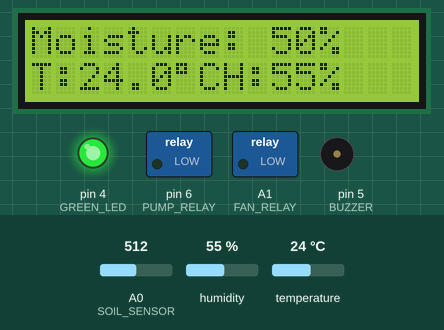
A sketch run on a simulated Arduino Uno, built with avr-gcc and run on an emulated ATmega328P. Parts: 16×2 character LCD, switched loads named in the sketch (green lamp = pin HIGH), output pins drawn as LEDs (lit = HIGH), buzzer (waves = sounding, pin HIGH). The test bench sets the inputs (shaded band); at power-on: temperature 24 °C, A0 (SOIL_SENSOR) = 512, humidity 55 %. What the sketch prints to the serial monitor is not drawn.

Above: at 4.2 s.
4.3 s: temperature set to 39 °C
At 5.8 s:
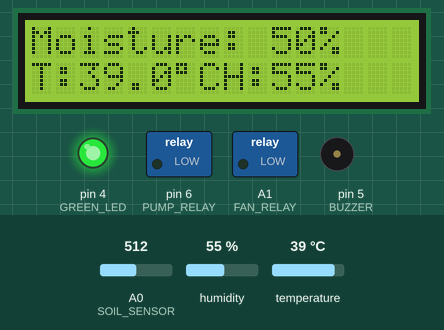
6.1 s: temperature set to 42 °C
At 6.8 s:
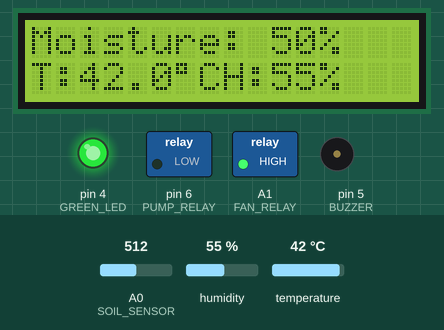
8.5 s: A0 (SOIL_SENSOR) set to 528
At 8.9 s:
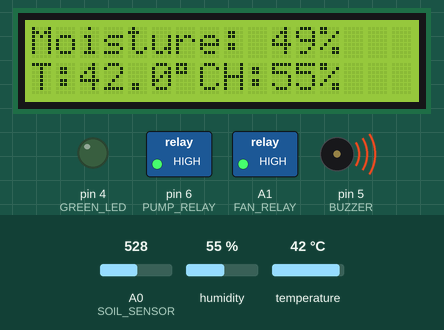
11.6 s: temperature set to 12 °C
At 12.2 s:
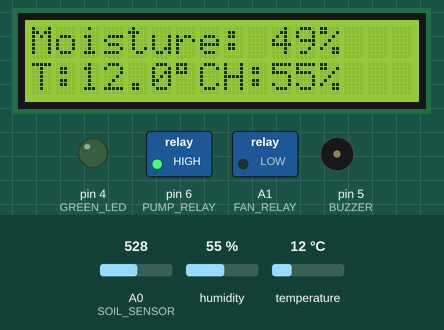
14.4 s: A0 (SOIL_SENSOR) set to 916
At 16.33 s:
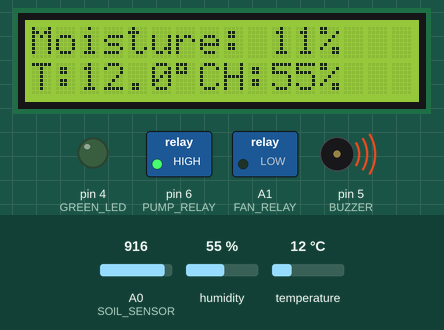
17.5 s: A0 (SOIL_SENSOR) set to 941
At 18.0 s:
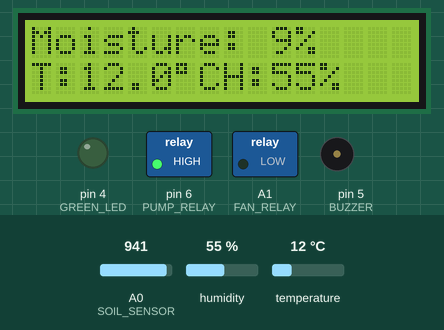
Timing chart, 0 to 20.0 s (numbered marks = the images above; inputs shaded):
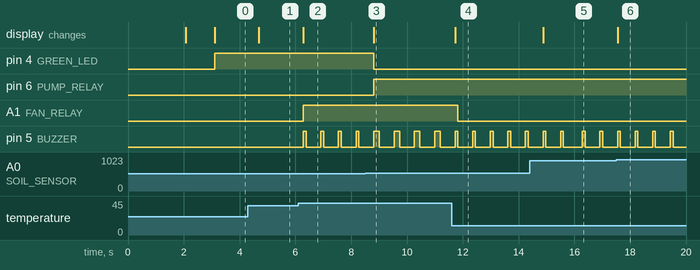

The sketch:

irrigation_system.ino
```cpp
/*
 * Smart Irrigation System - Arduino Code
 *
 * Hardware Connections:
 * - DHT11: Pin 2
 * - Soil Moisture: A0
 * - LCD: Pins 12,11,10,9,8,7
 * - Pump Relay: Pin 6
 * - Fan Relay: A1
 * - Buzzer: Pin 5
 * - Green LED: Pin 4
 *
 * Serial Communication: 115200 baud
 * Format: <A[temp]> <B[humidity]> <C[moisture]> <X> (upload trigger)
 */

#include <SoftwareSerial.h>
#include <LiquidCrystal.h>
#include <dht.h>

// Initialize LCD (RS, EN, D4, D5, D6, D7)
LiquidCrystal lcd(12, 11, 10, 9, 8, 7);

// DHT11 Setup
#define DHT11_PIN 2
#define DHTTYPE DHT11
dht DHT;

// Pin Definitions
const int GREEN_LED = 4;
const int BUZZER = 5;
const int PUMP_RELAY = 6;
const int FAN_RELAY = A1;
const int SOIL_SENSOR = A0;

// Settings
int moistureThreshold = 50;  // Soil moisture threshold (%)
const unsigned long UPLOAD_INTERVAL = 15000;  // Upload every 15 seconds
unsigned long previousTime = 0;

// Sensor Variables
int soilMoisture = 0;
float temperature = 0;
float humidity = 0;

void setup() {
  // Serial Communication
  Serial.begin(115200);

  // Pin Modes
  pinMode(SOIL_SENSOR, INPUT);
  pinMode(PUMP_RELAY, OUTPUT);
  pinMode(FAN_RELAY, OUTPUT);
  pinMode(BUZZER, OUTPUT);
  pinMode(GREEN_LED, OUTPUT);

  // Initial States
  digitalWrite(GREEN_LED, LOW);
  digitalWrite(BUZZER, LOW);
  digitalWrite(PUMP_RELAY, LOW);
  digitalWrite(FAN_RELAY, LOW);

  // LCD Initialization
  lcd.begin(16, 2);
  lcd.clear();
  lcd.setCursor(0, 0);
  lcd.print("IoT Agriculture");
  lcd.setCursor(0, 1);
  lcd.print("***  System ***");
  delay(2000);

  lcd.clear();
  lcd.setCursor(0, 0);
  lcd.print("Initializing...");
  delay(1000);
}

void loop() {
  readSensorsAndDisplay();
  controlSystems();

  // Check if it's time to upload data
  unsigned long currentTime = millis();
  if (currentTime - previousTime >= UPLOAD_INTERVAL) {
    uploadData();
    previousTime = currentTime;
  }

  delay(500);  // Short delay between readings
}

void readSensorsAndDisplay() {
  // Read DHT11 sensor
  int chk = DHT.read11(DHT11_PIN);

  if (chk == DHTLIB_OK) {
    temperature = DHT.temperature;
    humidity = DHT.humidity;
  }

  // Read soil moisture sensor
  int soilRaw = analogRead(SOIL_SENSOR);
  soilMoisture = map(soilRaw, 0, 1023, 100, 0);  // Convert to percentage

  // Constrain values
  soilMoisture = constrain(soilMoisture, 0, 100);
  temperature = constrain(temperature, -40, 80);
  humidity = constrain(humidity, 0, 100);

  // Display on LCD
  lcd.clear();

  // Line 1: Soil Moisture
  lcd.setCursor(0, 0);
  lcd.print("Moisture: ");
  lcd.print(soilMoisture);
  lcd.print("%");

  // Line 2: Temperature and Humidity
  lcd.setCursor(0, 1);
  lcd.print("T:");
  lcd.print(temperature, 1);
  lcd.print((char)223);  // Degree symbol
  lcd.print("C ");

  lcd.setCursor(8, 1);
  lcd.print("H:");
  lcd.print(humidity, 0);
  lcd.print("%");
}

void controlSystems() {
  // Soil Moisture Control (Pump)
  if (soilMoisture < moistureThreshold) {
    // Soil is dry - start pump
    digitalWrite(PUMP_RELAY, HIGH);
    digitalWrite(BUZZER, HIGH);
    digitalWrite(GREEN_LED, LOW);
    delay(100);
    digitalWrite(BUZZER, LOW);
  } else {
    // Soil moisture is adequate - stop pump
    digitalWrite(PUMP_RELAY, LOW);
    digitalWrite(GREEN_LED, HIGH);
  }

  // Temperature Control (Fan - optional)
  if (temperature > 40) {
    // High temperature - activate fan/alert
    digitalWrite(FAN_RELAY, HIGH);
    digitalWrite(BUZZER, HIGH);
    delay(100);
    digitalWrite(BUZZER, LOW);
  } else {
    digitalWrite(FAN_RELAY, LOW);
  }
}

void uploadData() {
  // Blink LED to indicate upload
  digitalWrite(13, LOW);

  // Send temperature
  Serial.print("<A");
  Serial.print(temperature, 1);
  Serial.print(">");
  Serial.println();
  delay(50);

  // Send humidity
  Serial.print("<B");
  Serial.print(humidity, 1);
  Serial.print(">");
  Serial.println();
  delay(50);

  // Send soil moisture
  Serial.print("<C");
  Serial.print(soilMoisture);
  Serial.print(">");
  Serial.println();
  delay(50);

  // Trigger ESP8266 upload
  Serial.print("<X>");
  Serial.println();

  digitalWrite(13, HIGH);
}

// Function to update moisture threshold (can be called via serial)
void updateThreshold(int newThreshold) {
  if (newThreshold >= 0 && newThreshold <= 100) {
    moistureThreshold = newThreshold;

    // Show confirmation on LCD
    lcd.clear();
    lcd.setCursor(0, 0);
    lcd.print("Threshold Set:");
    lcd.setCursor(0, 1);
    lcd.print(moistureThreshold);
    lcd.print("%");
    delay(2000);
  }
}
```

Measured:
- the behaviour switches between 40 and 41 °C on temperature (found by bisection; images 1 and 2)
- the behaviour switches between 521 and 522 on A0 (SOIL_SENSOR) (found by bisection; images 2 and 3)
- the behaviour switches between 930 and 931 on A0 (SOIL_SENSOR) (found by bisection; images 5 and 6)
- after the input at 4.3 s, the display: changes after 0.39 s (image 1)
- after the input at 6.1 s, A1 (FAN_RELAY): LOW → HIGH after 0.18 s; pin 5 (BUZZER): alternates HIGH for 0.10 s and LOW for 0.53 s, starting after 0.18 s; the display: changes after 0.18 s (image 2)
- after the input at 8.5 s, pin 4 (GREEN_LED): HIGH → LOW after 0.30 s; pin 6 (PUMP_RELAY): LOW → HIGH after 0.30 s; the display: changes after 0.30 s (image 3)
- after the input at 11.6 s, A1 (FAN_RELAY): HIGH → LOW after 0.22 s; the display: changes after 0.12 s (image 4)
- after the input at 14.4 s, the display: changes after 0.47 s (image 5)
- after the input at 17.5 s, the display: changes after 0.05 s (image 6)
